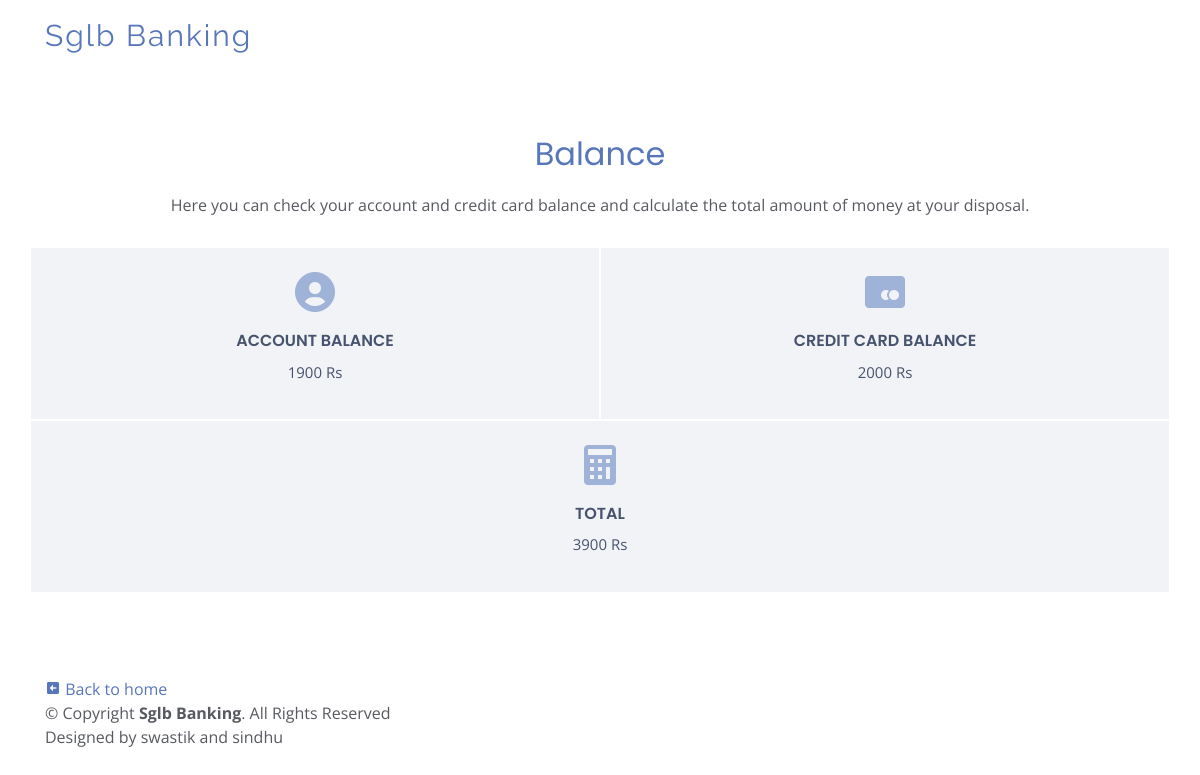
The app's page /BalanceEnq.php (signed in) with its own data.
### tables this page shows
CREATE TABLE `account` (
  `ac_num` int(10) NOT NULL,
  `user_id` int(10) NOT NULL,
  `ac_type` varchar(10) NOT NULL,
  `ac_status` varchar(15) NOT NULL,
  `balance` int(15) NOT NULL,
  `fname` varchar(20) NOT NULL
);

CREATE TABLE `credit_card` (
  `card_num` int(10) NOT NULL,
  `user_id` int(10) NOT NULL,
  `card_bal` int(15) NOT NULL,
  `exp_date` date NOT NULL
);

### BalanceEnq.php (the view, shortened to what this page needs)
<?php
   include ('connect_to_sql.php');
   $user_id = $_SESSION['user_id'];
?>
<!DOCTYPE html>
<html lang="en">
<head>
  <link href="assets/vendor/bootstrap/css/bootstrap.min.css" rel="stylesheet">
  <link href="assets/vendor/icofont/icofont.min.css" rel="stylesheet">
  <link href="assets/vendor/boxicons/css/boxicons.min.css" rel="stylesheet">
  <link href="assets/vendor/owl.carousel/assets/owl.carousel.min.css" rel="stylesheet">
  <link href="assets/vendor/venobox/venobox.css" rel="stylesheet">
  <link href="assets/vendor/aos/aos.css" rel="stylesheet">
  <link href="assets/css/style.css" rel="stylesheet">
</head>
<body>
  <header id="header" class="fixed-top  header-transparent ">
    <div class="container d-flex align-items-center">
      <div class="logo mr-auto">
        <h1 class="text-light"><a href="index.html">Sglb Banking</a></h1>
      </div>
    </div>
  </header>
  <main id="main">
    <section id="contact" class="contact">
      <div class="container">
        <div class="section-title">
          <h2>Balance</h2>
          <p>Here you can check your account and credit card balance and calculate the total amount of money at your disposal.</p>
        </div>
        <div class="row">
          <div class="col-lg-12">
            <div class="row">
              <div class="col-lg-6 info" data-aos="fade-up">
              <i class='bx bxs-user-circle'></i>
                <h4>Account Balance</h4>
<?php
$aamt=0;
$camt=0;
$sql = "SELECT balance FROM account WHERE user_id='$user_id'";
            $result = mysqli_query($dbc, $sql);
            if (mysqli_num_rows($result) > 0) {
              while($row = mysqli_fetch_assoc($result)) {
               $aamt=$row['balance'];
               echo'<p>'.$row['balance'].' Rs </p>';
              }
            }else{
                echo "<script>alert('Not able to get data from the user_id from account table');</script>";
            }
?>
              </div>
              <div class="col-lg-6 info" data-aos="fade-up" data-aos-delay="100">
              <i class='bx bxs-credit-card-alt'></i>
                <h4>Credit Card Balance</h4>
                <?php
$sql = "SELECT card_bal FROM credit_card WHERE user_id='$user_id'";
            $result = mysqli_query($dbc, $sql);
            if (mysqli_num_rows($result) > 0) {
              while($row = mysqli_fetch_assoc($result)) {
               $camt=$row['card_bal'];
               echo'<p>'.$row['card_bal'].' Rs </p>';
              }
            }else{
                echo "<script>alert('Not able to get data from the user_id from credit card table');</script>";
            }
?>
              </div>
              <div class="col-lg-12 info" data-aos="fade-up" data-aos-delay="200">
              <i class='bx bxs-calculator' ></i>
                <h4>Total</h4>
               <?php
               $totamt=$camt+$aamt;
               echo '<p>'.$totamt.' Rs</p>';
               ?>
              </div>
            </div>
          </div>
        </div>
      </div>
    </section>
  </main>
  <footer>
  <div class="container py-4">
      <div class="copyright">
      <a href="index2.php"><i class='bx bxs-left-arrow-square'></i> Back to home</a><br>
        &copy; Copyright <strong><span>Sglb Banking</span></strong>. All Rights Reserved
      </div>
      <div class="credits">
        Designed by swastik and sindhu
      </div>
    </div>
  </footer>
</body>
</html>

### assets/css/style.css (style rules this page uses)
body { font-family: "Open Sans", sans-serif; color: #585a61; }
a { color: #5777ba; }
h1, h2, h3, h4, h5, h6 { font-family: "Raleway", sans-serif; }
#main { margin-top: 75px; }
#header { transition: all 0.5s; z-index: 997; transition: all 0.5s; padding: 15px 0; background: rgba(255, 255, 255, 0.95); }
#header.header-transparent { background: transparent; }
#header .logo h1 { font-size: 30px; margin: 0; padding: 6px 0; line-height: 1; font-weight: 400; letter-spacing: 2px; }
#header .logo h1 a, #header .logo h1 a:hover { color: #5777ba; text-decoration: none; }
section { padding: 60px 0; overflow: hidden; }
.section-title { text-align: center; padding-bottom: 30px; }
.section-title h2 { font-size: 32px; font-weight: 400; margin-bottom: 20px; padding-bottom: 0; color: #5777ba; font-family: "Poppins", sans-serif; }
.section-title p { margin-bottom: 0; }
.contact .info { padding: 20px 40px; background: #f1f3f6; color: #47536e; text-align: center; border: 1px solid #fff; }
.contact .info i { font-size: 48px; color: #9fb2d8; margin-bottom: 15px; }
.contact .info h4 { padding: 0; margin: 0 0 10px 0; font-size: 16px; font-weight: 600; text-transform: uppercase; font-family: "Poppins", sans-serif; }
.contact .info p { font-size: 15px; }

### records on screen
account: balance "1900"
credit_card: card_bal "2000", card_bal.balance "3900"
